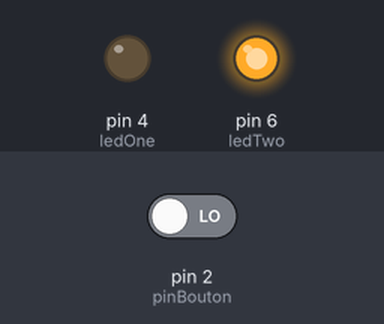
The sketch below on a simulated Arduino Uno, built with avr-gcc and run on an emulated ATmega328P. Parts: output pins drawn as LEDs (lit = HIGH). Inputs (shaded band) come from the test bench; at power-on: pin 2 (pinBouton) LOW. What the sketch prints to the serial monitor is not drawn.

Above: at 1.2 s.
1.3 s: pin 2 (pinBouton) driven HIGH
At 2.0 s:
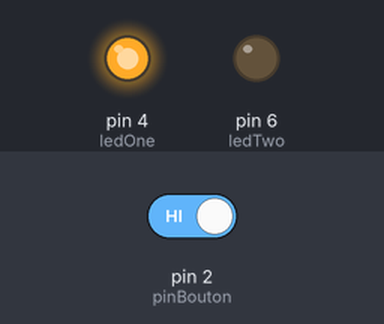
2.8 s: pin 2 (pinBouton) driven LOW
At 3.2 s:
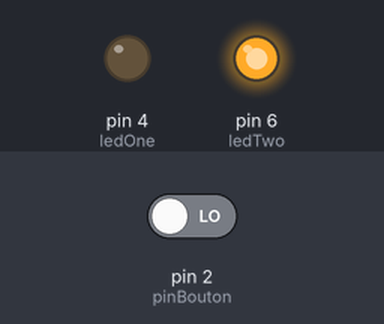
Timing chart, 0 to 5.8 s (numbered marks = the images above; inputs shaded):
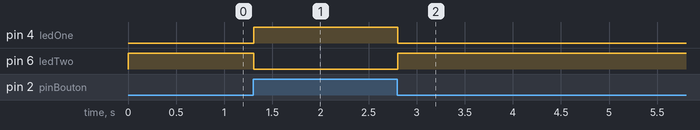

Measured:
- after the input at 1.3 s, pin 4 (ledOne): LOW → HIGH at once; pin 6 (ledTwo): HIGH → LOW at once
- after the input at 2.8 s, pin 4 (ledOne): HIGH → LOW at once; pin 6 (ledTwo): LOW → HIGH at once

The sketch:

BoutonPoussoir.ino
```cpp
int pinBouton;
int ledOne;
int ledTwo;

void setup() {
  Serial.begin(9600);
  pinBouton=2;
  ledOne=4;
  ledTwo=6;
  pinMode(pinBouton, INPUT);
  pinMode(ledOne, OUTPUT);
  pinMode(ledTwo, OUTPUT);
}

void loop() {

  boolean etatBouton=digitalRead(pinBouton);
  Serial.println(etatBouton);

  if(etatBouton==HIGH)
  {
      digitalWrite(ledOne, HIGH);
      digitalWrite(ledTwo, LOW);
  }
  if(etatBouton==LOW)
  {
    digitalWrite(ledTwo,HIGH);
    digitalWrite(ledOne, LOW);
  }
}
```
